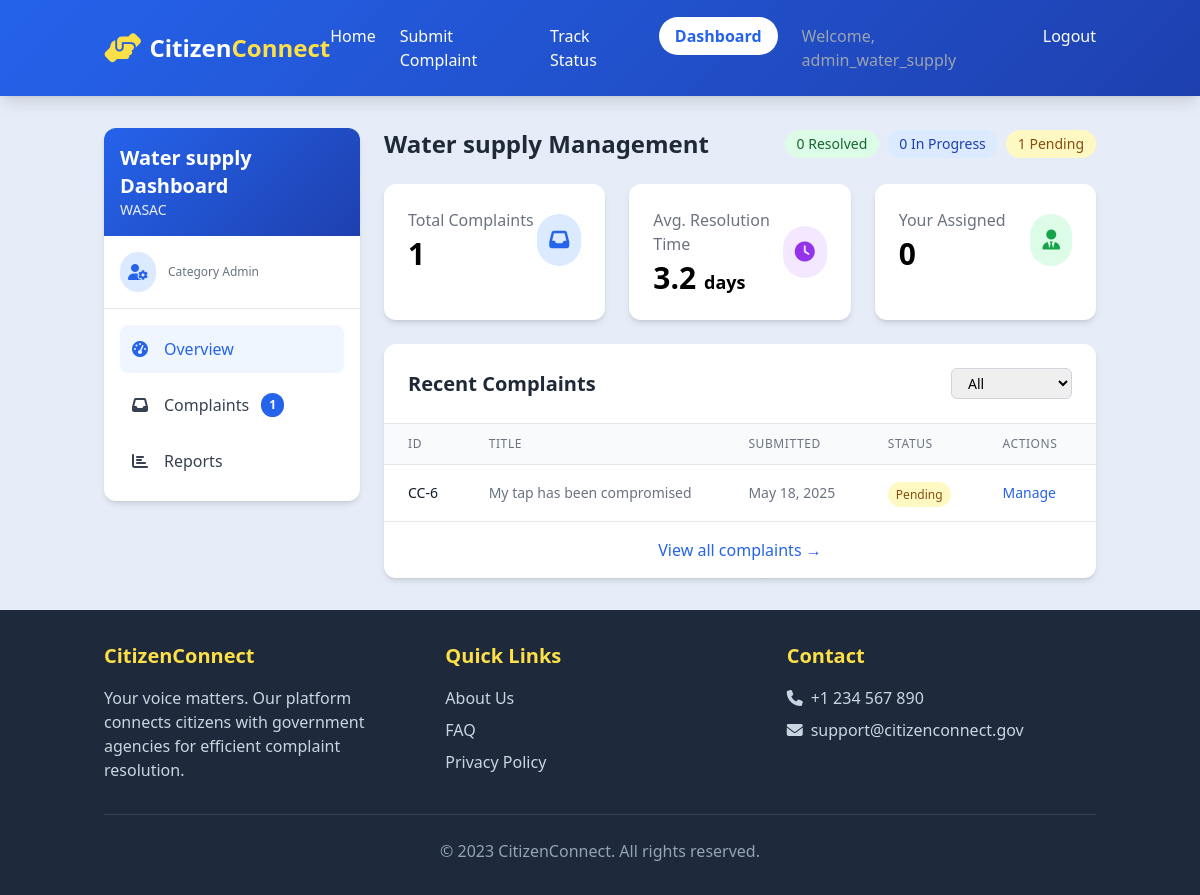
The page /category-dashboard/ (signed in) on the database its author committed.
### citizens/models.py (models this page shows, shortened)
class CustomUser(AbstractUser):
    is_category_admin = models.BooleanField(default=False)
    managed_category = models.ForeignKey('ComplaintCategory', on_delete=models.SET_NULL, null=True, blank=True)

class ComplaintCategory(models.Model):
    name = models.CharField(max_length=100)
    description = models.TextField(blank=True)
    department = models.CharField(max_length=100)
    admin_email = models.EmailField(blank=True)

class Complaint(models.Model):
    STATUS_CHOICES = [
        ('pending', 'Pending'),
        ('in_progress', 'In Progress'),
        ('resolved', 'Resolved'),
        ('rejected', 'Rejected'),
    ]
    category = models.ForeignKey(ComplaintCategory, on_delete=models.SET_NULL, null=True)
    title = models.CharField(max_length=200)
    description = models.TextField()
    location = models.CharField(max_length=200)
    latitude = models.DecimalField(max_digits=9, decimal_places=6, null=True, blank=True)
    longitude = models.DecimalField(max_digits=9, decimal_places=6, null=True, blank=True)
    status = models.CharField(max_length=20, choices=STATUS_CHOICES, default='pending')
    created_at = models.DateTimeField(default=timezone.now)
    updated_at = models.DateTimeField(auto_now=True)
    is_anonymous = models.BooleanField(default=False)
    contact_email = models.EmailField()
    assigned_to = models.ForeignKey(CustomUser, related_name='assigned_complaints', on_delete=models.SET_NULL, null=True, blank=True)

### citizens/views.py (the view)
# urls.py: path('category-dashboard/', category_dashboard, name='category_dashboard'),
@login_required
@user_passes_test(is_category_admin)
def category_dashboard(request):
    category = request.user.managed_category
    complaints = Complaint.objects.filter(
        category=category
    ).order_by('-created_at')
    status_counts = complaints.values('status').annotate(count=models.Count('id'))
    your_assigned_count = complaints.filter(assigned_to=request.user).count()
    return render(request, 'government/category_dashboard.html', {
        'category': category,
        'complaints': complaints,
        'your_assigned_count': your_assigned_count,
        'status_counts': status_counts,
        'pending_count': complaints.filter(status='pending').count(),
        'in_progress_count': complaints.filter(status='in_progress').count(),
        'resolved_count': complaints.filter(status='resolved').count(),
    })

### citizens/views.py (called while the page is built)
def is_category_admin(user):
    return user.is_authenticated and user.is_category_admin

### templates/government/category_dashboard.html (shortened to what this page needs)
{% extends 'base.html' %}
{% block content %}
<div class="container mx-auto px-4 py-8">
    <div class="flex flex-col md:flex-row gap-6">
        <aside class="w-full md:w-64 flex-shrink-0">
            <div class="bg-white rounded-xl shadow-md overflow-hidden sticky top-6">
                <div class="gradient-bg p-4 text-white">
                    <h2 class="text-xl font-bold">{{ category.name }} Dashboard</h2>
                    <p class="text-sm opacity-90">{{ category.department }}</p>
                </div>
                <div class="p-4 border-b">
                    <div class="flex items-center space-x-3">
                        <div class="bg-blue-100 text-blue-600 p-2 rounded-full">
                            <i class="fas fa-user-cog"></i>
                        </div>
                        <div>
                            <p class="text-xs text-gray-500">Category Admin</p>
                        </div>
                    </div>
                </div>
                <nav class="p-4">
                    <ul class="space-y-2">
                        <li>
                            <a href="{% url 'category_dashboard' %}"
                               class="flex items-center space-x-3 p-3 rounded-lg bg-blue-50 text-blue-600 font-medium">
                                <i class="fas fa-tachometer-alt w-5"></i>
                                <span>Overview</span>
                            </a>
                        </li>
                        <li>
                            <a href="#" class="flex items-center space-x-3 p-3 rounded-lg hover:bg-gray-100 text-gray-700 transition">
                                <i class="fas fa-inbox w-5"></i>
                                <span>Complaints</span>
                                <span class="ml-auto bg-blue-600 text-white text-xs font-bold px-2 py-1 rounded-full">
                                    {{ complaints.count }}
                                </span>
                            </a>
                        </li>
                        <li>
                            <a href="#" class="flex items-center space-x-3 p-3 rounded-lg hover:bg-gray-100 text-gray-700 transition">
                                <i class="fas fa-chart-bar w-5"></i>
                                <span>Reports</span>
                            </a>
                        </li>
                    </ul>
                </nav>
            </div>
        </aside>
        <main class="flex-grow">
            <div class="mb-6 flex justify-between items-center">
                <h1 class="text-2xl font-bold text-gray-800">{{ category.name }} Management</h1>
                <div class="flex space-x-2">
                    <span class="px-3 py-1 bg-green-100 text-green-800 text-sm rounded-full">
                        {{ resolved_count }} Resolved
                    </span>
                    <span class="px-3 py-1 bg-blue-100 text-blue-800 text-sm rounded-full">
                        {{ in_progress_count }} In Progress
                    </span>
                    <span class="px-3 py-1 bg-yellow-100 text-yellow-800 text-sm rounded-full">
                        {{ pending_count }} Pending
                    </span>
                </div>
            </div>
            <div class="grid grid-cols-1 md:grid-cols-3 gap-6 mb-6">
                <div class="bg-white rounded-xl shadow-md p-6 card-hover">
                    <div class="flex items-center justify-between">
                        <div>
                            <p class="text-gray-500">Total Complaints</p>
                            <h3 class="text-3xl font-bold mt-1">{{ complaints.count }}</h3>
                        </div>
                        <div class="bg-blue-100 text-blue-600 p-3 rounded-full">
                            <i class="fas fa-inbox text-xl"></i>
                        </div>
                    </div>
                </div>
                <div class="bg-white rounded-xl shadow-md p-6 card-hover">
                    <div class="flex items-center justify-between">
                        <div>
                            <p class="text-gray-500">Avg. Resolution Time</p>
                            <h3 class="text-3xl font-bold mt-1">3.2 <span class="text-lg">days</span></h3>
                        </div>
                        <div class="bg-purple-100 text-purple-600 p-3 rounded-full">
                            <i class="fas fa-clock text-xl"></i>
                        </div>
                    </div>
                </div>
                <div class="bg-white rounded-xl shadow-md p-6 card-hover">
                    <div class="flex items-center justify-between">
                        <div>
                            <p class="text-gray-500">Your Assigned</p>
                            <h3 class="text-3xl font-bold mt-1">{{ your_assigned_count }}</h3>
                        </div>
                        <div class="bg-green-100 text-green-600 p-3 rounded-full">
                            <i class="fas fa-user-tie text-xl"></i>
                        </div>
                    </div>
                </div>
            </div>
            <div class="bg-white rounded-xl shadow-md overflow-hidden">
                <div class="border-b border-gray-200 p-6 flex justify-between items-center">
                    <h2 class="text-xl font-bold text-gray-800">Recent Complaints</h2>
                    <div class="flex space-x-2">
                        <select class="text-sm border border-gray-300 rounded-md px-3 py-1 focus:ring-blue-500 focus:border-blue-500">
                            <option>All</option>
                        </select>
                    </div>
                </div>
                <div class="overflow-x-auto">
                    <table class="min-w-full divide-y divide-gray-200">
                        <thead class="bg-gray-50">
                            <tr>
                                <th class="px-6 py-3 text-left text-xs font-medium text-gray-500 uppercase tracking-wider">ID</th>
                                <th class="px-6 py-3 text-left text-xs font-medium text-gray-500 uppercase tracking-wider">Title</th>
                                <th class="px-6 py-3 text-left text-xs font-medium text-gray-500 uppercase tracking-wider">Submitted</th>
                                <th class="px-6 py-3 text-left text-xs font-medium text-gray-500 uppercase tracking-wider">Status</th>
                                <th class="px-6 py-3 text-left text-xs font-medium text-gray-500 uppercase tracking-wider">Actions</th>
                            </tr>
                        </thead>
                        <tbody class="bg-white divide-y divide-gray-200">
                            {% for complaint in complaints|slice:":5" %}
                            <tr class="hover:bg-gray-50 transition">
                                <td class="px-6 py-4 whitespace-nowrap text-sm font-medium text-gray-900">CC-{{ complaint.pk }}</td>
                                <td class="px-6 py-4 whitespace-nowrap text-sm text-gray-500">{{ complaint.title }}</td>
                                <td class="px-6 py-4 whitespace-nowrap text-sm text-gray-500">{{ complaint.created_at|date:"M d, Y" }}</td>
                                <td class="px-6 py-4 whitespace-nowrap">
                                    <span class="px-2 py-1 text-xs rounded-full
                                        {% if complaint.status == 'pending' %}bg-yellow-100 text-yellow-800
                                        {% elif complaint.status == 'in_progress' %}bg-blue-100 text-blue-800
                                        {% elif complaint.status == 'resolved' %}bg-green-100 text-green-800
                                        {% else %}bg-red-100 text-red-800{% endif %}">
                                        {{ complaint.get_status_display }}
                                    </span>
                                </td>
                                <td class="px-6 py-4 whitespace-nowrap text-sm font-medium">
                                    <a href="{% url 'update_complaint_status' pk=complaint.pk %}"
                                       class="text-blue-600 hover:text-blue-900 mr-3">
                                        Manage
                                    </a>
                                </td>
                            </tr>
                            {% endfor %}
                        </tbody>
                    </table>
                </div>
                <div class="p-4 border-t border-gray-200 text-center">
                    <a href="#" class="text-blue-600 hover:text-blue-800 font-medium">
                        View all complaints →
                    </a>
                </div>
            </div>
        </main>
    </div>
</div>
{% endblock %}

### templates/base.html (shortened to what this page needs)
<!DOCTYPE html>
<html lang="en">
<head>
    <script src="https://cdn.tailwindcss.com"></script>
    <link rel="stylesheet" href="https://cdnjs.cloudflare.com/ajax/libs/animate.css/4.1.1/animate.min.css"/>
    <link rel="stylesheet" href="https://cdnjs.cloudflare.com/ajax/libs/font-awesome/6.4.0/css/all.min.css">
</head>
<body class="min-h-screen flex flex-col">
    <header class="gradient-bg text-white shadow-lg">
        <div class="container mx-auto px-4 py-6">
            <div class="flex justify-between items-center animate__animated animate__fadeInDown">
                <div class="flex items-center space-x-2">
                    <i class="fas fa-handshake-angle text-3xl text-yellow-300"></i>
                    <h1 class="text-2xl font-bold">Citizen<span class="text-yellow-300">Connect</span></h1>
                </div>
                <nav>
                    <ul class="flex space-x-6">
                        <li><a href="{% url 'home' %}" class="hover:text-yellow-300 transition">Home</a></li>
                        <li><a href="{% url 'submit_complaint' %}" class="hover:text-yellow-300 transition">Submit Complaint</a></li>
                        <li><a href="{% url 'track_complaint_all' %}" class="hover:text-yellow-300 transition">Track Status</a></li>
                        {% if user.is_authenticated %}
                            <li><a href="{% url 'category_dashboard' %}" class="bg-white text-blue-600 px-4 py-2 rounded-full font-semibold hover:bg-yellow-300 transition">Dashboard</a></li>
                        {% endif %}
                        {% if user.is_authenticated %}
                            <li><span class="text-gray-400">Welcome, {{ user.username }}</span></li>
                            <li><a href="{% url 'logout' %}" class="hover:text-yellow-300 transition">Logout</a></li>
                        {% else %}
                            <li><a href="{% url 'login' %}?next={{ request.path }}" class="hover:text-yellow-300 transition">Login</a></li>
                        {% endif %}
                    </ul>
                </nav>
            </div>
        </div>
    </header>
    <main class="flex-grow">
        {% block content %}{% endblock %}
    </main>
    <footer class="bg-slate-800 text-white py-8">
        <div class="container mx-auto px-4">
            <div class="grid grid-cols-1 md:grid-cols-3 gap-8">
                <div class="animate__animated animate__fadeInUp">
                    <h3 class="text-xl font-bold mb-4 text-yellow-300">CitizenConnect</h3>
                    <p class="text-slate-300">Your voice matters. Our platform connects citizens with government agencies for efficient complaint resolution.</p>
                </div>
                <div class="animate__animated animate__fadeInUp animate__delay-1s">
                    <h3 class="text-xl font-bold mb-4 text-yellow-300">Quick Links</h3>
                    <ul class="space-y-2">
                        <li><a href="#" class="text-slate-300 hover:text-yellow-300 transition">About Us</a></li>
                        <li><a href="#" class="text-slate-300 hover:text-yellow-300 transition">FAQ</a></li>
                        <li><a href="#" class="text-slate-300 hover:text-yellow-300 transition">Privacy Policy</a></li>
                    </ul>
                </div>
                <div class="animate__animated animate__fadeInUp animate__delay-2s">
                    <h3 class="text-xl font-bold mb-4 text-yellow-300">Contact</h3>
                    <ul class="space-y-2">
                        <li class="flex items-center space-x-2 text-slate-300"><i class="fas fa-phone"></i> <span>+1 234 567 890</span></li>
                        <li class="flex items-center space-x-2 text-slate-300"><i class="fas fa-envelope"></i> <span>support@citizenconnect.gov</span></li>
                    </ul>
                </div>
            </div>
            <div class="border-t border-slate-700 mt-8 pt-6 text-center text-slate-400 animate__animated animate__fadeIn">
                <p>&copy; 2023 CitizenConnect. All rights reserved.</p>
            </div>
        </div>
    </footer>
</body>
</html>

### templates/base.html (style rules this page uses)
:root { --primary: #2563eb; --secondary: #1e40af; --accent: #f59e0b; --dark: #1e293b; --light: #f8fafc; }
body { font-family: 'Segoe UI', system-ui, sans-serif; background-color: #f0f4f8; background-image: radial-gradient(circle at 10% 20%, rgba(37, 99, 235, 0.05) 0%, rgba(37, 99, 235, 0.05) 90%); }
.gradient-bg { background: linear-gradient(135deg, var(--primary) 0%, var(--secondary) 100%); }
.card-hover { transition: all 0.3s ease; box-shadow: 0 4px 6px -1px rgba(0, 0, 0, 0.1), 0 2px 4px -1px rgba(0, 0, 0, 0.06); }

### rows shown on the page
CustomUser: username "admin_water_supply"
ComplaintCategory: name "Water supply", department "WASAC"
Complaint: pk "6", title "My tap has been compromised", created_at "May 18, 2025", status "Pending"

### other values the page prints
{{ complaints.count }} "1"
{{ resolved_count }} "0"
{{ in_progress_count }} "0"
{{ pending_count }} "1"
{{ your_assigned_count }} "0"
